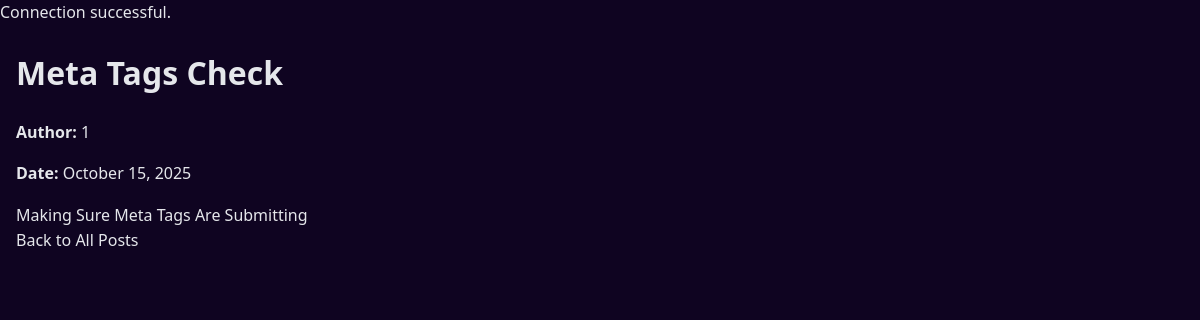
Page /admin/post_detail.php?slug=meta-tags-check on the committed database.
### tables this page shows
CREATE TABLE `posts` (
  `post_id` int(10) UNSIGNED NOT NULL,
  `post_title` varchar(255) NOT NULL,
  `post_slug` varchar(255) NOT NULL,
  `post_content` text NOT NULL,
  `post_author` int(10) UNSIGNED NOT NULL,
  `post_author_name` varchar(100) NOT NULL,
  `post_excerpt` text DEFAULT NULL,
  `post_status` enum('draft','published') NOT NULL DEFAULT 'published',
  `post_image` varchar(255) DEFAULT NULL,
  `meta_title` varchar(255) DEFAULT NULL,
  `meta_description` text DEFAULT NULL,
  `meta_keywords` varchar(255) DEFAULT NULL,
  `post_category` enum('solution','product','service') NOT NULL,
  `selected_solution` int(10) UNSIGNED DEFAULT NULL,
  `selected_product` int(10) UNSIGNED DEFAULT NULL,
  `selected_service` int(10) UNSIGNED DEFAULT NULL,
  `created_at` timestamp NOT NULL DEFAULT current_timestamp(),
  `updated_at` timestamp NOT NULL DEFAULT current_timestamp() ON UPDATE current_timestamp()
);

### admin/post_detail.php (the view, shortened to what this page needs)
<?php
include 'includes/database.php';
$post_slug = isset($_GET['slug']) ? trim($_GET['slug']) : '';
$stmt = $connection->prepare("SELECT * FROM posts WHERE post_slug = :slug");
$stmt->execute(['slug' => $post_slug]);
$post = $stmt->fetch(PDO::FETCH_ASSOC);
?>
<!DOCTYPE html>
<html lang="en">
<head>
    <link rel="stylesheet" href="../assets/style.css">
</head>
<body>
    <div class="container">
        <h1><?php echo htmlspecialchars($post['post_title']); ?></h1>
        <p><strong>Author:</strong> <?php echo htmlspecialchars($post['post_author']); ?></p>
        <p><strong>Date:</strong> <?php echo htmlspecialchars(date('F j, Y', strtotime($post['created_at']))); ?></p>
        <div class="post-content">
            <?php echo nl2br(htmlspecialchars($post['post_content'])); ?>
        </div>
        <a href="view_all_post.php">Back to All Posts</a>
    </div>
</body>
</html>

### resources/css/style.css (style rules this page uses)
:root { --bg: #0F0421; --bg-light: #f1e8ff; --surface: #1c0c29; --card: #1c0d38; --primary: #7125eb; --primary-700: #1d4ed8; --secondary: #fbad59; --accent: #22c55e; --muted: #94a3b8; --text: #e5e7eb; --heading: #f8fafc; --shadow: 0 10px 30px rgba(0,0,0,.35); --radius: 16px; --radius-lg: 24px; --container: 1200px; }
* { box-sizing: border-box; }
html, body { height: 100%; margin: 0; }
body { font-family: 'Source Sans 3', system-ui, sans-serif; color: var(--text); background: var(--bg); line-height: 1.6; scroll-behavior: smooth; }
a { color: inherit; text-decoration: none; }
.container { width: min(100% - 2rem, var(--container)); margin-inline: auto; }
:root { --radius-xl: 1.5rem; }
:root { --radius-lg: 1rem; }

### rows in the picture
posts: post_title "Meta Tags Check", post_author "1", created_at "October 15, 2025", post_content "Making Sure Meta Tags Are Submitting"
